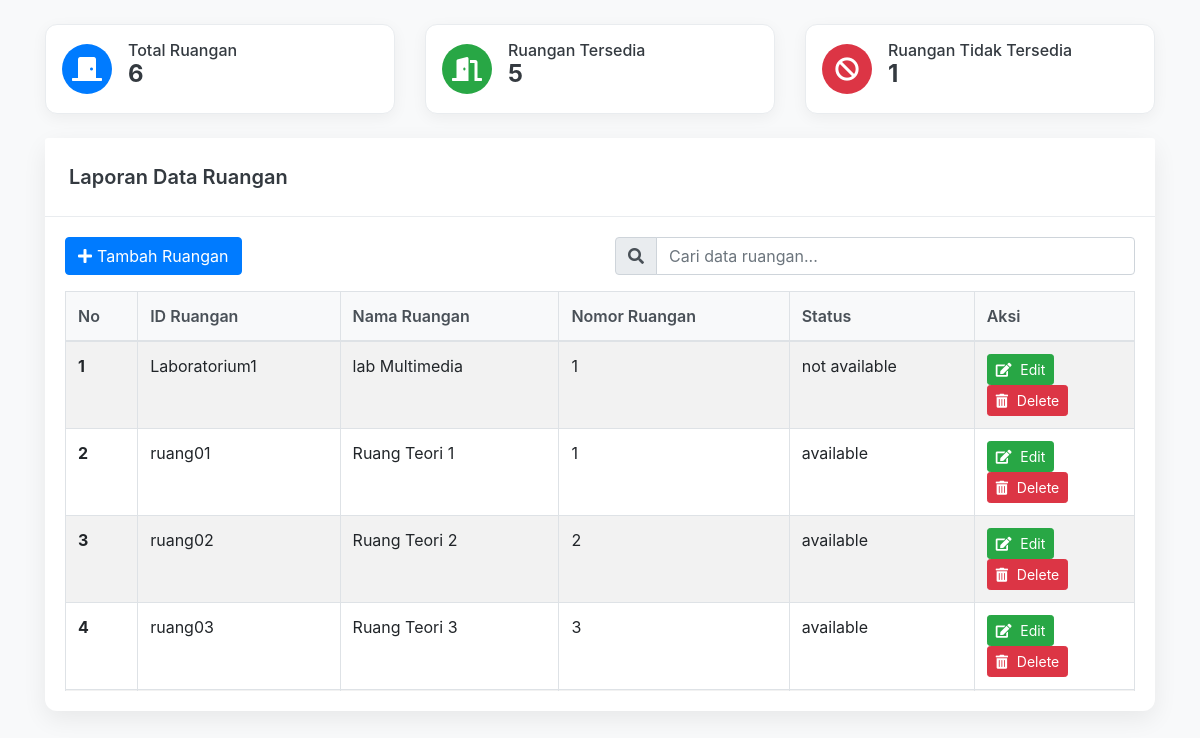
Screenshot of /barang.php with the database file from the repository.
### tables this page shows
CREATE TABLE `data_ruangan` (
  `id_ruangan` varchar(30) NOT NULL,
  `nama_ruangan` varchar(50) NOT NULL,
  `nomor_ruangan` varchar(30) NOT NULL,
  `status` varchar(13) NOT NULL
);

### barang.php (the view, shortened to what this page needs)
<?php
include 'config.php';
$query_total_ruangan = mysqli_query($conn, "SELECT COUNT(*) as total_ruangan FROM data_ruangan");
$data_total_ruangan = mysqli_fetch_assoc($query_total_ruangan);
$total_ruangan = $data_total_ruangan['total_ruangan'] ?? 0;
$query_ruangan_tersedia = mysqli_query($conn, "SELECT COUNT(*) as total_tersedia FROM data_ruangan WHERE status = 'available'");
$data_ruangan_tersedia = mysqli_fetch_assoc($query_ruangan_tersedia);
$ruangan_tersedia = $data_ruangan_tersedia['total_tersedia'] ?? 0;
$query_ruangan_tidak_tersedia = mysqli_query($conn, "SELECT COUNT(*) as total_tidak_tersedia FROM data_ruangan WHERE status = 'not available'");
$data_ruangan_tidak_tersedia = mysqli_fetch_assoc($query_ruangan_tidak_tersedia);
$ruangan_tidak_tersedia = $data_ruangan_tidak_tersedia['total_tidak_tersedia'] ?? 0;
?>
<!DOCTYPE html>
<html lang="id">
<head>
    <link rel="stylesheet" href="https://cdn.jsdelivr.net/npm/bootstrap@4.5.2/dist/css/bootstrap.min.css">
    <link rel="stylesheet" href="https://cdnjs.cloudflare.com/ajax/libs/font-awesome/5.15.4/css/all.min.css">
    <link rel="stylesheet" href="https://cdn.jsdelivr.net/npm/sweetalert2@11/dist/sweetalert2.min.css">
</head>
<body>
<div class="container mt-4">
    <div class="row mb-4">
        <div class="col-md-4 mb-3 mb-md-0">
            <div class="stat-card p-3">
                <div class="d-flex align-items-center">
                    <div class="stat-icon bg-primary mr-3"><i class="fas fa-door-closed"></i></div>
                    <div>
                        <h6 class="mb-0 text-dark">Total Ruangan</h6>
                        <h4 class="font-weight-bold text-dark"><?= $total_ruangan ?></h4>
                    </div>
                </div>
            </div>
        </div>
        <div class="col-md-4 mb-3 mb-md-0">
            <div class="stat-card p-3">
                <div class="d-flex align-items-center">
                    <div class="stat-icon bg-success mr-3"><i class="fas fa-door-open"></i></div>
                    <div>
                        <h6 class="mb-0 text-dark">Ruangan Tersedia</h6>
                        <h4 class="font-weight-bold text-dark"><?= $ruangan_tersedia ?></h4>
                    </div>
                </div>
            </div>
        </div>
        <div class="col-md-4">
            <div class="stat-card p-3">
                <div class="d-flex align-items-center">
                    <div class="stat-icon bg-danger mr-3"><i class="fas fa-ban"></i></div>
                    <div>
                        <h6 class="mb-0 text-dark">Ruangan Tidak Tersedia</h6>
                        <h4 class="font-weight-bold text-dark"><?= $ruangan_tidak_tersedia ?></h4>
                    </div>
                </div>
            </div>
        </div>
    </div>
    <div class="card interactive-card">
        <div class="card-header">Laporan Data Ruangan</div>
        <div class="card-body">
            <div class="row mb-3">
                <div class="col-md-6">
                    <a href="create_barang.php" class="btn btn-primary">
                        <i class="fas fa-plus"></i>Tambah Ruangan
                    </a>
                </div>
                <div class="col-md-6">
                    <div class="input-group">
                        <div class="input-group-prepend"><span class="input-group-text"><i class="fas fa-search"></i></span></div>
                        <input type="text" id="searchInput" class="form-control" placeholder="Cari data ruangan...">
                    </div>
                </div>
            </div>
            <div class="table-responsive table-scroll-container">
                <table class="table table-bordered table-striped table-hover">
                    <thead>
                        <tr>
                            <th>No</th>
                            <th>ID Ruangan</th>
                            <th>Nama Ruangan</th>
                            <th>Nomor Ruangan</th>
                            <th>Status</th>
                            <th style="width: 15%;">Aksi</th>
                        </tr>
                    </thead>
                    <tbody id="ruanganTableBody">
                        <?php
                        $no = 1;
                        $sql = mysqli_query($conn, "SELECT * FROM data_ruangan ORDER BY id_ruangan ASC");
                        if (!$sql) {
                            echo '<tr><td colspan="6" class="text-center text-danger"><strong>Terjadi Eror:</strong> ' . mysqli_error($conn) . '</td></tr>';
                        } else if (mysqli_num_rows($sql) > 0) {
                            while ($r = mysqli_fetch_assoc($sql)) {
                        ?>
                                <tr style="animation-delay: <?= ($no - 1) * 0.05 ?>s;">
                                    <th scope="row"><?= $no++; ?></th>
                                    <td><?= htmlspecialchars($r['id_ruangan']); ?></td>
                                    <td><?= htmlspecialchars($r['nama_ruangan']); ?></td>
                                    <td><?= htmlspecialchars($r['nomor_ruangan']); ?></td>
                                    <td><?= htmlspecialchars($r['status']); ?></td>
                                    <td>
                                        <a href="edit_barang.php?id_ruangan=<?= $r['id_ruangan']; ?>" class="btn btn-success btn-sm text-white"><i class="fas fa-edit"></i> Edit</a>
                                        <a href="delete_barang.php?id_ruangan=<?= $r['id_ruangan']; ?>" class="btn btn-danger btn-sm delete-button"><i class="fas fa-trash-alt"></i> Delete</a>
                                    </td>
                                </tr>
                        <?php
                            }
                        } else {
                            echo '<tr><td colspan="6" class="text-center">Belum ada data ruangan.</td></tr>';
                        }
                        ?>
                    </tbody>
                </table>
            </div>
        </div>
    </div>
</div>
</body>
</html>

### barang.php (style rules this page uses)
body { background-color: #f8f9fa; }
.interactive-card { background-color: #fff; border-radius: 12px; border: none; box-shadow: 0 8px 25px rgba(0, 0, 0, 0.07); animation: fadeIn 0.5s ease-out; }
.stat-card { background-color: #fff; border-radius: 0.75rem; border: 1px solid #e9ecef; transition: transform 0.3s ease, box-shadow 0.3s ease; box-shadow: 0 4px 15px rgba(0,0,0,0.05); }
.stat-card .stat-icon { font-size: 1.5rem; color: #fff; border-radius: 50%; width: 50px; height: 50px; display: flex; align-items: center; justify-content: center; }
.card-header { background-color: #fff; border-bottom: 1px solid #e9ecef; padding: 1.5rem; border-top-left-radius: 12px; border-top-right-radius: 12px; font-size: 1.25rem; font-weight: 600; color: #343a40; }
.table thead th { background-color: #f8f9fa; border-bottom: 2px solid #dee2e6; font-weight: 600; color: #495057; }
.table tbody tr { opacity: 0; animation: tableRowFadeIn 0.5s ease-out forwards; }
.btn i { margin-right: 5px; }
.table-scroll-container { max-height: 400px; overflow-y: auto; }

### rows the page displays
data_ruangan: id_ruangan "Laboratorium1", nama_ruangan "lab Multimedia", nomor_ruangan "1", status "not available"
data_ruangan: id_ruangan "ruang01", nama_ruangan "Ruang Teori 1", nomor_ruangan "1", status "available"
data_ruangan: id_ruangan "ruang02", nama_ruangan "Ruang Teori 2", nomor_ruangan "2", status "available"
data_ruangan: id_ruangan "ruang03", nama_ruangan "Ruang Teori 3", nomor_ruangan "3", status "available"

### other values shown
$total_ruangan "6"
$ruangan_tersedia "5"
$ruangan_tidak_tersedia "1"
